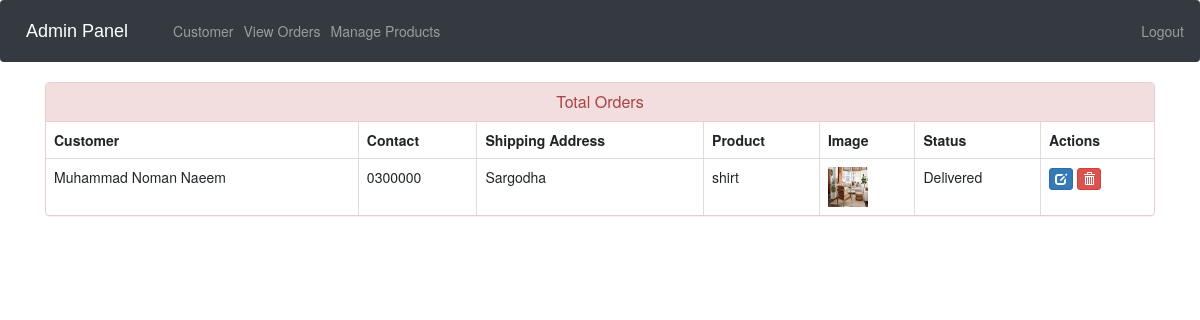
The app's page /admin-view-booking (signed in) with its own data.
### ecom/models.py (models this page shows, shortened)
class Customer(models.Model):
    user=models.OneToOneField(User,on_delete=models.CASCADE)
    profile_pic= models.ImageField(upload_to='profile_pic/CustomerProfilePic/',null=True,blank=True)
    address = models.CharField(max_length=40)
    mobile = models.CharField(max_length=20,null=False)
    @property
    def get_name(self):
        return self.user.first_name+" "+self.user.last_name

class Orders(models.Model):
    STATUS =(
        ('Pending','Pending'),
        ('Order Confirmed','Order Confirmed'),
        ('Out for Delivery','Out for Delivery'),
        ('Delivered','Delivered'),
    )
    customer=models.ForeignKey('Customer', on_delete=models.CASCADE,null=True)
    product=models.ForeignKey('Product',on_delete=models.CASCADE,null=True)
    email = models.CharField(max_length=50,null=True)
    address = models.CharField(max_length=500,null=True)
    mobile = models.CharField(max_length=20,null=True)
    order_date= models.DateField(auto_now_add=True,null=True)
    status=models.CharField(max_length=50,null=True,choices=STATUS)

class Product(models.Model):
    name=models.CharField(max_length=40)
    product_image= models.ImageField(upload_to='product_image/',null=True,blank=True)
    price = models.PositiveIntegerField()
    description=models.CharField(max_length=40)

### ecom/views.py (the view)
# urls.py: path('admin-view-booking', views.admin_view_booking_view,name='admin-view-booking'),
@login_required(login_url='adminlogin')
def admin_view_booking_view(request):
    orders=models.Orders.objects.all()
    ordered_products=[]
    ordered_bys=[]
    for order in orders:
        ordered_product=models.Product.objects.all().filter(id=order.product.id)
        ordered_by=models.Customer.objects.all().filter(id = order.customer.id)
        ordered_products.append(ordered_product)
        ordered_bys.append(ordered_by)
    return render(request,'ecom/admin_view_booking.html',{'data':zip(ordered_products,ordered_bys,orders)})

### templates/ecom/admin_view_booking.html (shortened to what this page needs)
{% extends 'ecom/admin_base.html' %}
{% load static %}
{% block content %}
<head>
  <link href="//netdna.bootstrapcdn.com/bootstrap/3.0.0/css/bootstrap.min.css" rel="stylesheet" id="bootstrap-css">
</head>
<div class="container">
  <div class="panel panel-danger">
    <div class="panel-heading">
      <h6 class="panel-title">Total Orders</h6>
    </div>
    <table class="table table-hover table-bordered" id="dev-table">
      <thead>
        <tr>
          <th>Customer</th>
          <th>Contact</th>
          <th>Shipping Address</th>
          <th>Product</th>
          <th>Image</th>
          <th>Status</th>
          <th>Actions</th>
        </tr>
      </thead>
      {% for product,customer,order in data %}
      <tr>
        {% for c in customer %}
        <td> {{c.get_name}}</td>
        <td>{{c.mobile}}</td>
        <td>{{order.address}}</td>
        {% endfor %}
        {% for p in product %}
        <td> {{p.name}}</td>
        <td> <img src="{% static p.product_image.url %}" alt="Profile Pic" height="40px" width="40px" /></td>
        <td>{{order.status}}</td>
        <td><a class="btn btn-primary btn-xs" href="{% url 'update-order' order.id  %}"><span class="glyphicon glyphicon-edit"></span></a>
        <a class="btn btn-danger btn-xs" href="{% url 'delete-order' order.id  %}"><span class="glyphicon glyphicon-trash"></span></a></td>
        {% endfor %}
      </tr>
      {% endfor %}
    </table>
  </div>
</div>
{% endblock content %}

### templates/ecom/admin_view_booking.html (style rules this page uses)
a:link { text-decoration: none; }
h6 { text-align: center; }

### records on screen
Orders: address "Sargodha", status "Delivered"
Customer: get_name "Muhammad Noman Naeem", mobile "0300000"
Product: name "shirt", product_image (picture)
